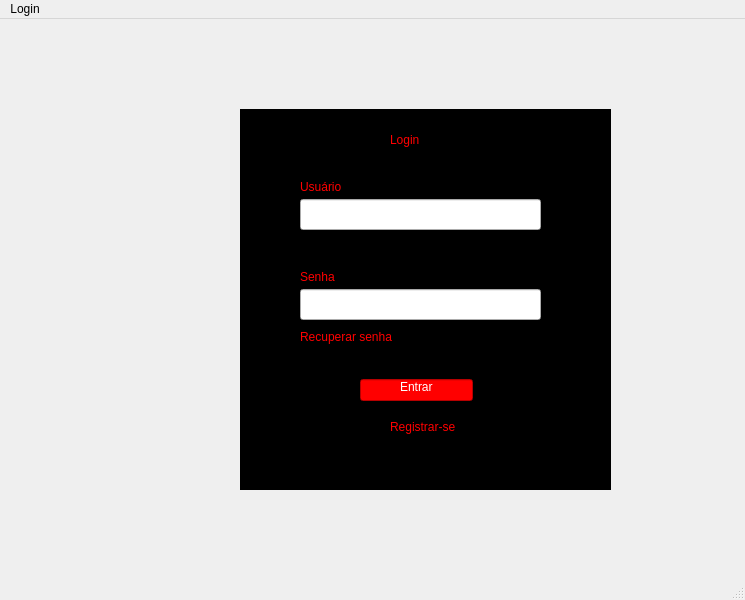
<?xml version="1.0" encoding="UTF-8"?>
<ui version="4.0">
 <class>MainWindow</class>
 <widget class="QMainWindow" name="MainWindow">
  <property name="geometry">
   <rect>
    <x>0</x>
    <y>0</y>
    <width>745</width>
    <height>600</height>
   </rect>
  </property>
  <property name="windowTitle">
   <string>MainWindow</string>
  </property>
  <widget class="QWidget" name="centralwidget">
   <widget class="QListView" name="Senha">
    <property name="geometry">
     <rect>
      <x>240</x>
      <y>90</y>
      <width>371</width>
      <height>381</height>
     </rect>
    </property>
    <property name="font">
     <font>
      <pointsize>10</pointsize>
     </font>
    </property>
    <property name="styleSheet">
     <string notr="true">background-color: rgb(0, 0, 0);</string>
    </property>
   </widget>
   <widget class="QLabel" name="label">
    <property name="geometry">
     <rect>
      <x>390</x>
      <y>100</y>
      <width>101</width>
      <height>41</height>
     </rect>
    </property>
    <property name="styleSheet">
     <string notr="true">color: rgb(255, 0, 0);
font: 22pt &quot;Segoe UI&quot;;</string>
    </property>
    <property name="text">
     <string>Login</string>
    </property>
   </widget>
   <widget class="QLabel" name="label_2">
    <property name="geometry">
     <rect>
      <x>300</x>
      <y>160</y>
      <width>49</width>
      <height>16</height>
     </rect>
    </property>
    <property name="styleSheet">
     <string notr="true">color: rgb(255, 0, 0);
font: 10pt &quot;Segoe UI&quot;;</string>
    </property>
    <property name="text">
     <string>Usuário</string>
    </property>
   </widget>
   <widget class="QLabel" name="label_3">
    <property name="geometry">
     <rect>
      <x>300</x>
      <y>250</y>
      <width>49</width>
      <height>16</height>
     </rect>
    </property>
    <property name="styleSheet">
     <string notr="true">color: rgb(255, 0, 0);
font: 10pt &quot;Segoe UI&quot;;</string>
    </property>
    <property name="text">
     <string>Senha</string>
    </property>
   </widget>
   <widget class="QLineEdit" name="lineEdit">
    <property name="geometry">
     <rect>
      <x>300</x>
      <y>180</y>
      <width>241</width>
      <height>31</height>
     </rect>
    </property>
    <property name="styleSheet">
     <string notr="true">alternate-background-color: rgb(255, 0, 0);</string>
    </property>
   </widget>
   <widget class="QLineEdit" name="lineEdit_2">
    <property name="geometry">
     <rect>
      <x>300</x>
      <y>270</y>
      <width>241</width>
      <height>31</height>
     </rect>
    </property>
   </widget>
   <widget class="QLineEdit" name="lineEdit_3">
    <property name="geometry">
     <rect>
      <x>360</x>
      <y>360</y>
      <width>113</width>
      <height>22</height>
     </rect>
    </property>
    <property name="styleSheet">
     <string notr="true">background-color: rgb(255, 0, 0);</string>
    </property>
   </widget>
   <widget class="QLabel" name="label_4">
    <property name="geometry">
     <rect>
      <x>400</x>
      <y>360</y>
      <width>49</width>
      <height>16</height>
     </rect>
    </property>
    <property name="styleSheet">
     <string notr="true">color: rgb(255, 255, 255);</string>
    </property>
    <property name="text">
     <string>Entrar</string>
    </property>
   </widget>
   <widget class="QLabel" name="label_5">
    <property name="geometry">
     <rect>
      <x>300</x>
      <y>310</y>
      <width>101</width>
      <height>16</height>
     </rect>
    </property>
    <property name="styleSheet">
     <string notr="true">color: rgb(255, 255, 255);
color: rgb(255, 0, 0);</string>
    </property>
    <property name="text">
     <string>Recuperar senha</string>
    </property>
   </widget>
   <widget class="QLabel" name="label_6">
    <property name="geometry">
     <rect>
      <x>390</x>
      <y>400</y>
      <width>71</width>
      <height>16</height>
     </rect>
    </property>
    <property name="styleSheet">
     <string notr="true">color: rgb(255, 0, 0);</string>
    </property>
    <property name="text">
     <string>Registrar-se</string>
    </property>
   </widget>
  </widget>
  <widget class="QMenuBar" name="menubar">
   <property name="geometry">
    <rect>
     <x>0</x>
     <y>0</y>
     <width>745</width>
     <height>22</height>
    </rect>
   </property>
   <widget class="QMenu" name="menuLogin">
    <property name="title">
     <string>Login</string>
    </property>
   </widget>
   <addaction name="menuLogin"/>
  </widget>
  <widget class="QStatusBar" name="statusbar"/>
 </widget>
 <resources/>
 <connections/>
</ui>
